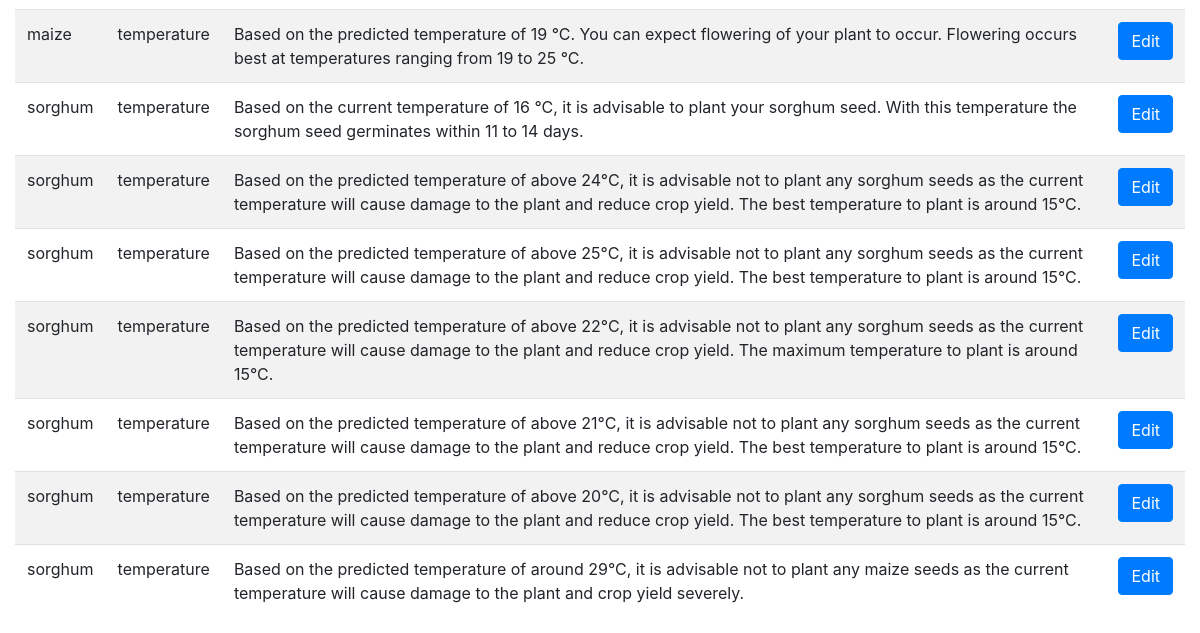
Page /manage_rules (signed in, lower part) on the earlier database version.
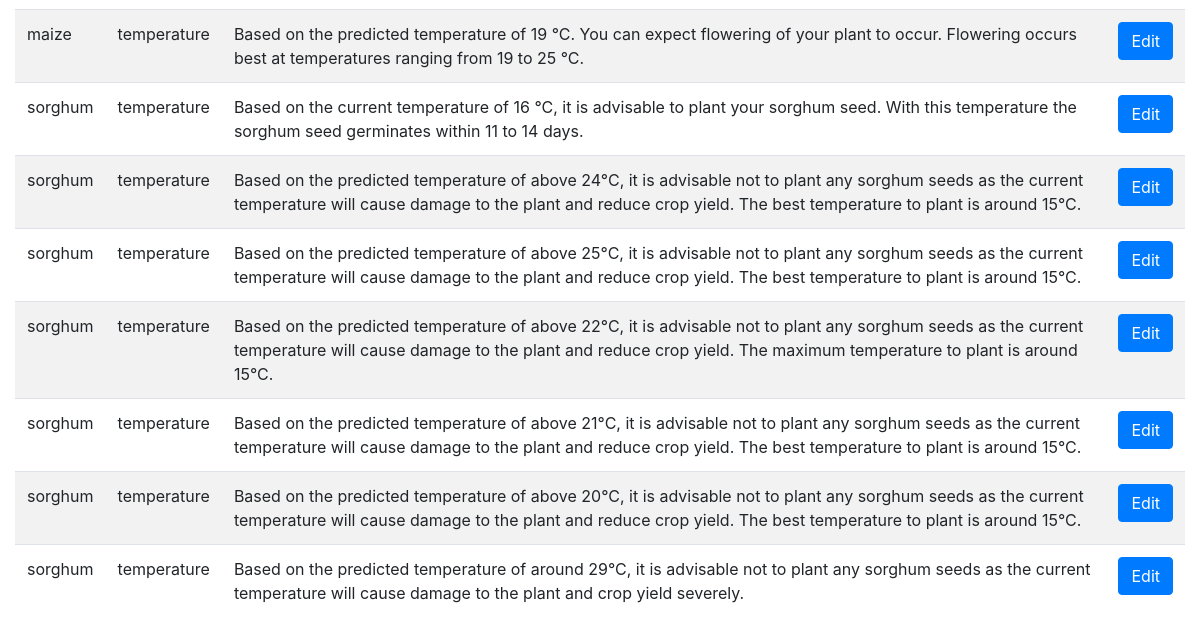
Same page on the later database version.
### app.py (models this page shows)
class Rules(db.Model):
    id =db.Column(db.Integer, primary_key=True)
    crop = db.Column(db.String(50), nullable=False)
    advice = db.Column(db.Text, nullable=False)
    weather = db.Column(db.String(50), nullable=False)
    weather_condition = db.Column(db.String(50), nullable=False)
    value = db.Column(db.Integer, nullable=False)
    create_date = db.Column(db.DateTime, nullable=False)

### app.py (the view)
@app.route('/manage_rules')
@is_logged_in
def manage_rules():
    rules = Rules.query.all()
    if len(rules) > 0:
        return render_template('manage_rules.html', rules=rules)
    else:
        msg = 'No Rules Found'
        return render_template('manage_rules.html', msg=msg)

### app.py (called while the page is built)
def is_logged_in(f):
    @wraps(f)
    def wrap(*args, **kwargs):
        if 'logged_in' in session:
            return f(*args, **kwargs)
        else:
            flash('Unathorized! Please login', 'danger')
            return redirect(url_for('login'))
    return wrap

### templates/manage_rules.html (shortened to what this page needs)
{% extends 'layout.html' %}
{% block body %}
<div class="container-fluid">
   <table class="table table-striped">
    {% for rule in rules %}
    <tr>
      <td> {{rule.crop}} </td>
      <td> {{rule.weather}} </td>
      <td> {{rule.advice}} </td>
      <td><a href="edit_rule/{{rule.id}}" class="btn btn-primary pullright">Edit </td>
    </tr>
    {% endfor %}
   </table>
</div>
{% endblock %}

### templates/layout.html (shortened to what this page needs)
<!DOCTYPE html>
<html>
  <head>
    <link rel="stylesheet" type = "text/css" href="https://stackpath.bootstrapcdn.com/bootstrap/4.1.1/css/bootstrap.min.css">
    <link rel="stylesheet" type = "text/css" href="{{ url_for('static', filename= 'css/style.css') }}">
    <link rel="stylesheet" type = "text/css" href="{{ url_for('static', filename= 'plugins/font-awesome/css/font-awesome.min.css') }}">
    <link rel="stylesheet" type = "text/css" href="{{ url_for('static', filename= 'plugins/font-awesome/css/font-awesome.min.css') }}">
  </head>
  <body class = "bg-white">
    <div class="" >
      {% block body %}
      {% endblock %}
    </div>
  </body>
</html>

Differences in the rows shown:
changed Rules: advice "…not to plant any maize seeds as the current…" → "…not to plant any sorghum seeds as the current…"
